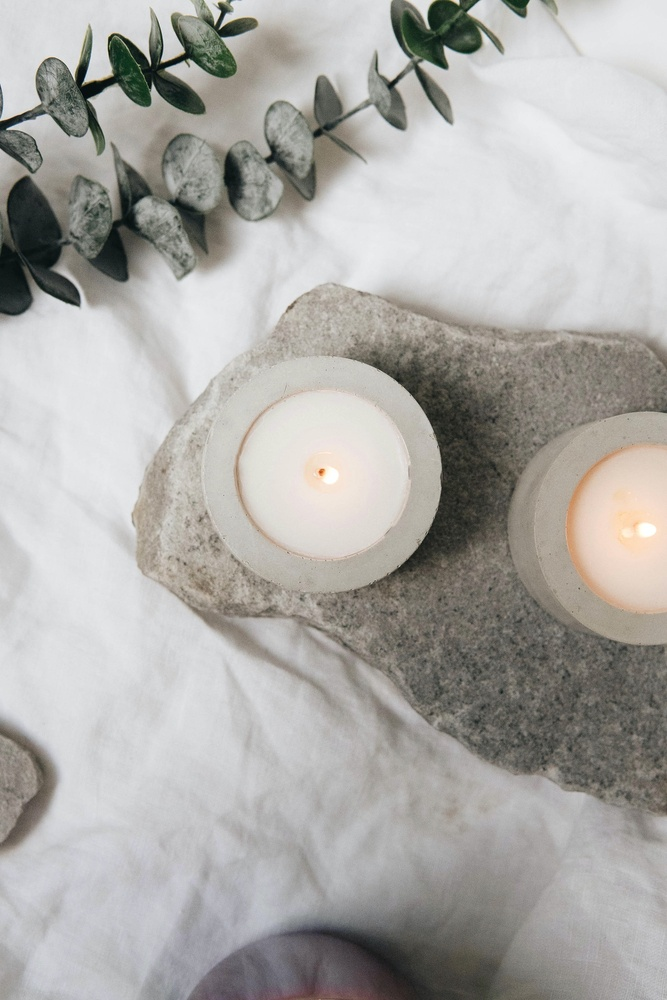
//> input picture PreliminaryCode/blob_detector/mathilde-langevin-mFs8lE5VH5A-unsplash.jpg, 667 x 1000 px, shrunk from 2400 x 3600 before the run, given in place of the camera
$ ./display_image   (built with g++ and OpenCV 4)
//> lines starting //> are read from the running program, lines starting //| are printed output that depends on the picture; after the words box and inside, x2 and y2 are one past the last pixel; in counts of white or black regions, pixels touching at a corner belong together
#include <cstdio>
#include <ctime>
#include <stdio.h>
#include <opencv2/core/hal/interface.h>
#include <opencv2/opencv.hpp>
#include <opencv2/video/tracking.hpp>


int FindMaxAreaContourId(std::vector<std::vector<cv::Point>> contours)
{
    double  maxArea = 0;
    int     maxAreaContourId = -1;

    for (size_t i = 0;i<contours.size();i++)
    {
            double   newArea = cv::contourArea(contours.at(i));
            if(newArea > maxArea)
            {
                    maxArea = newArea;
                    maxAreaContourId = i;
            }
    }
    return maxAreaContourId;
}

int main(int argc, char** argv)
{
    cv::Mat             frame,frame_HSV,frame_threshold;
    cv::VideoCapture    cap;

    // open the default camera using default API
    // cap.open(0);
    // or
    int device_id   = 0;            // 0 = open default camera
    int api_id      = cv::CAP_ANY;      // 0 = autodetect default API

    cv::Scalar                          orange_min = cv::Scalar(10,105,105);     //min hsv value orange
    cv::Scalar                          orange_max = cv::Scalar(27,255,255);     //max hsv value orange
    cv::Scalar                          detection_color = cv::Scalar(255,100,0);


    std::vector<std::vector<cv::Point>> contours;       //contours are stored here
    std::vector<cv::Vec4i>              hierarchy;

    cv::Point2f                         last_recognized_center_point{(0.f,0.f)};

    //---Kalman Filter Parameters---->>----
    cv::KalmanFilter KF(4,2,0);
    KF.transitionMatrix = (cv::Mat_<float>(4,4) << 1,0,1,0, 0,1,0,1, 0,0,1,0, 0,0,0,1);
    cv::Mat_<float> measurement(2,1);
    measurement.setTo(cv::Scalar(0));
    KF.statePre.at<float>(0) = 0;
    KF.statePre.at<float>(1) = 0;
    KF.statePre.at<float>(2) = 0;
    KF.statePre.at<float>(3) = 0;
    setIdentity(KF.measurementMatrix);
    setIdentity(KF.processNoiseCov, cv::Scalar::all(1e-4));
    setIdentity(KF.measurementNoiseCov, cv::Scalar::all(10));
    setIdentity(KF.errorCovPost, cv::Scalar::all(.1));
    // ---<< Kalman Filter Parameters ----

    // ---Taking Camera >>-----
    cap.open(device_id,api_id);

    if (!cap.isOpened())            // check if succeded
    {
        std::cerr<< "ERROR! Unable to open camera \n";
        return -1;
    }

    std::cout<<"Start grabbing"<<'\n'<<"Press any key to terminate"<<'\n';
    // ---<< Taking Camera ----

    for (;;)
    {
        // Prediction, to update the internal statePre variable -->>
        cv::Mat prediction  =   KF.predict();
        cv::Point               predictPt(prediction.at<float>(0),prediction.at<float>(1));
        //  <<---Prediction, to update the internal statePre variable


        cap.read(frame);
//> frame is the input picture: 1000 rows x 667 cols, CV_8UC3; mean B, G, R 167.3, 170.6, 172.2
        if  (frame.empty())          // check if succeded
        {
            std::cerr<<"ERROR! blank frame grabbed\n";
            break;
        }


        // Blob detector ->>------
        cv::cvtColor            (frame, frame_HSV, cv::COLOR_BGR2HSV);
//> frame_HSV: 1000 rows x 667 cols, CV_8UC3; mean H, S, V 59, 15.9, 174.2
        cv::inRange             (frame_HSV, orange_min, orange_max,frame_threshold);
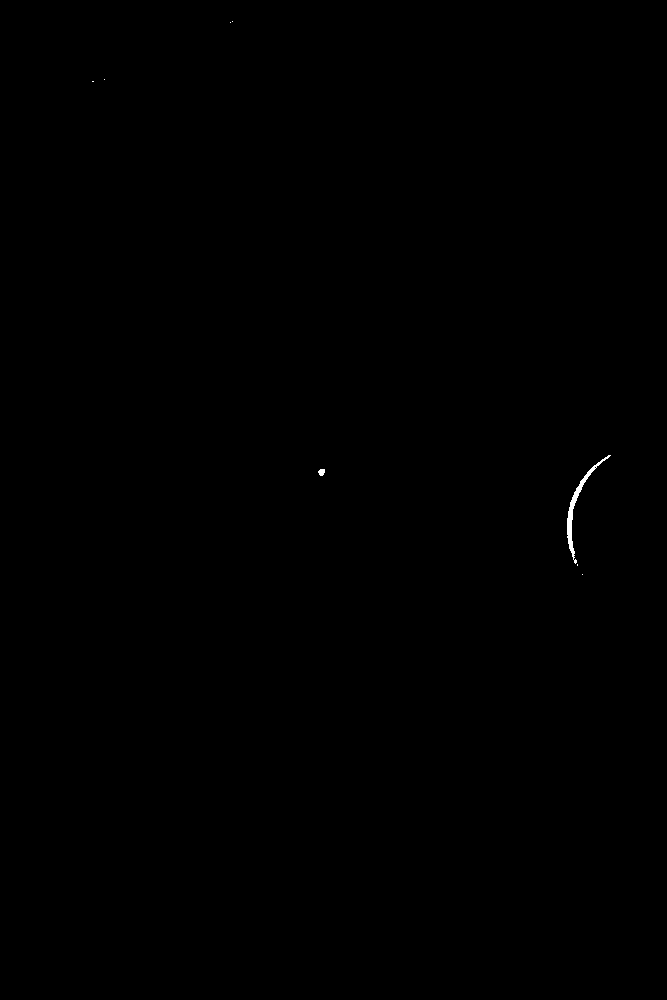
//> frame_threshold: 1000 rows x 667 cols, CV_8UC1; 0.08% white; 8 white regions (6 under 20 px)
        cv::findContours        (frame_threshold, contours, hierarchy, cv::RETR_TREE, cv::CHAIN_APPROX_SIMPLE);
//> contours = 9 contours, 7 with area under 20; largest, box (x1, y1, x2, y2) and area: (567, 455, 611, 564) 378, (318, 469, 325, 476) 28


        cv::Mat drawing         = cv::Mat::zeros(frame_threshold.size(), CV_8UC3 );
        cv::Mat drawingKF       = cv::Mat::zeros(frame_threshold.size(), CV_8UC3 );

        int maxAreaContourId    = FindMaxAreaContourId(contours);
//> the loop in FindMaxAreaContourId, `for (size_t i = 0;i<contours.size();i++)` made 9 passes
//> (newArea, maxArea) on passes 3 to 4: (28, 28), (378.5, 378.5)
//> after the loop in FindMaxAreaContourId, `for (size_t i = 0;i<contours.size();i++)`: maxArea = 378.5; maxAreaContourId = 3
//> maxAreaContourId = 3


        // uncomment to test FindMaxAreaContourId function
        // std::cout<<maxAreaContourId<<'\n';


        if (maxAreaContourId>=0)
        {


            std::vector<cv::Point>  contour_poly   (contours.size());
            cv::Point2f             center         (contours.size());
//> center = Point(9, 0)
            float                   radius          (contours.size());
//> radius = 9

            cv::approxPolyDP        (contours[maxAreaContourId], contour_poly, 3, true);
//> contour_poly = 7 Points (x, y): [610, 455], [587, 472], [570, 502], [567, 537], [575, 563], [572, 509], [587, 477]
            cv::minEnclosingCircle  (contour_poly, center, radius);
//> center = Point(592.5, 509); radius = 56.76

            // uncomment the following to draw contours exactly
            /* cv::drawContours(drawing, contours, maxAreaContourId,
                                detectionColor ,5, cv::LINE_8, hierarchy, 0 );
            */
            // uncomment the following for checking center coordinates
            // std::cout<<center<<'\n';

             //-<<---Blob detector

            // Obtaining the point fro Kalman Filter
            measurement.at<float>(0) = center.x;
//> measurement = [592.5, 0]
            measurement.at<float>(1) = center.y;
//> measurement = [592.5, 509]
            // Updating Kalman Filter
            cv::Mat     estimated = KF.correct(measurement);
//> estimated = [11.62, 9.99, 5.81, 4.99]
            cv::Point   statePt(estimated.at<float>(0),estimated.at<float>(1));
//> statePt = Point(11, 9)
            cv::Point   measPt(measurement(0),measurement(1));
//> measPt = Point(592, 509)
            // Drawing Point
            cv::circle  (drawing, statePt, int(radius), detection_color, 2 );
            cv::circle  (drawing, statePt, 5, detection_color, 10);
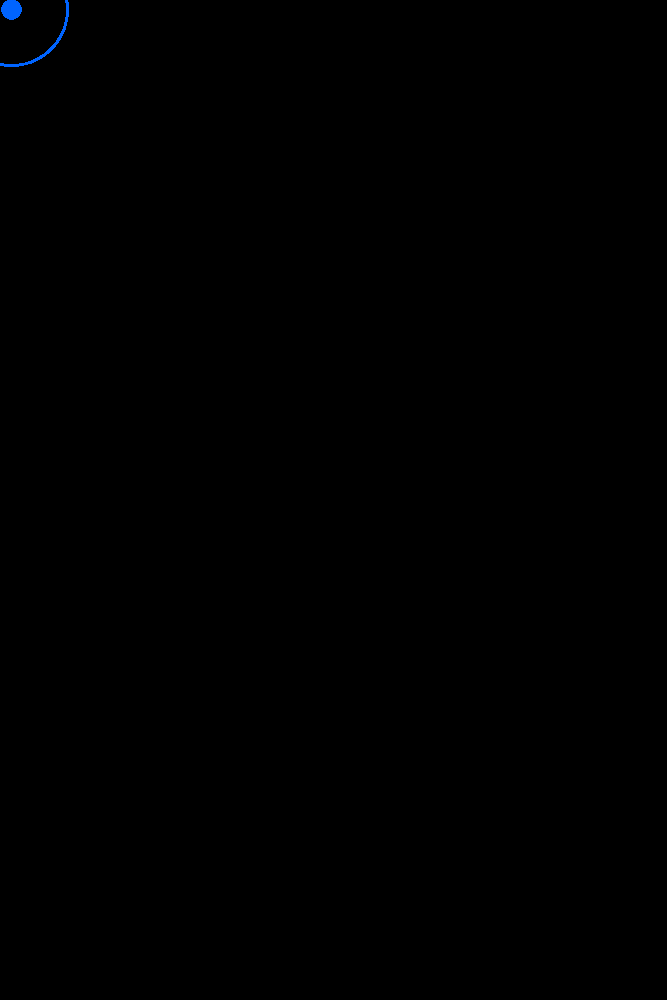
//> drawing: 1000 rows x 667 cols, CV_8UC3; mean B, G, R 0.3, 0.1, 0

        }

        cv::namedWindow("Live", cv::WINDOW_AUTOSIZE);
        cv::imshow("Live", frame + drawing);  // show image

        if (cv::waitKey(5) >= 0)    // break if a key is pressed
//> the Esc key is pressed
            break;

    }

    return 0;
}
